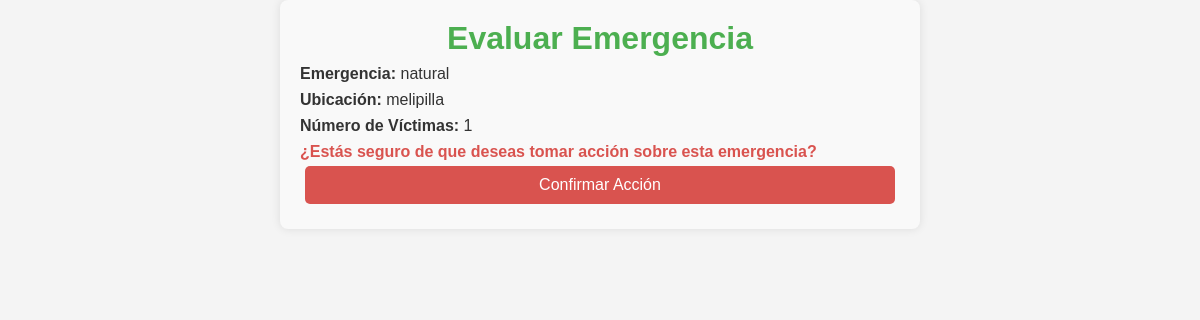
The app's page /evaluar-emergencia/16/ with its own data.
### emergencia/models.py (models this page shows, shortened)
class Emergencia(models.Model):
    num_victimas = models.PositiveIntegerField()  # Cambiado a PositiveIntegerField para evitar números negativos
    tipo = models.CharField(max_length=100)  # Tipo de emergencia
    ubicacion = models.CharField(max_length=200)  # Ubicación de la emergencia
    fecha = models.DateTimeField(auto_now_add=True)  # Fecha de creación
    descripcion_incidente = models.TextField()  # Descripción del incidente
    nombre_accidentado = models.CharField(max_length=100)  # Nombre del accidentado
    class Meta:
        verbose_name = 'Emergencia'
        verbose_name_plural = 'Emergencias'
        ordering = ['-fecha']  # Ordenar las emergencias por fecha, las más recientes primero

### emergencia/views.py (the view, shortened to what this page needs)
# urls.py: path('evaluar-emergencia/<int:emergencia_id>/', views.evaluar_emergencia, name='evaluar_emergencia'),
def evaluar_emergencia(request, emergencia_id):
    emergencia = get_object_or_404(Emergencia, id=emergencia_id)
    return render(request, 'evaluar_emergencia.html', {
        'emergencia': emergencia,
        'messages': messages.get_messages(request)  # Pasar los mensajes
    })

### emergencia/templates/evaluar_emergencia.html (shortened to what this page needs)
{% load static %}
<!DOCTYPE html>
<html lang="es">
<head>
    <link rel="stylesheet" href="{% static 'css/evaluar.css' %}">
</head>
<body>
    <div class="container">
        <h1>Evaluar Emergencia</h1>
        <div class="emergency-details">
            <p><strong>Emergencia:</strong> {{ emergencia.tipo }}</p>
            <p><strong>Ubicación:</strong> {{ emergencia.ubicacion }}</p>
            <p><strong>Número de Víctimas:</strong> {{ emergencia.num_victimas }}</p>
        </div>
        {% if confirmation_message %}
            <div class="confirmation-message">
                <p>{{ confirmation_message }}</p>
                <p><strong>El paciente está en la sala:</strong> {{ sala_aleatoria }}</p>
                <p>Gracias por su preocupación. Serás redirigido a la página principal.</p>
                <script>
                    setTimeout(function() {
                        window.location.href = "{% url 'principal' %}";
                    }, 3000);
                </script>
            </div>
        {% else %}
            <form method="POST" class="evaluation-form">
                <p class="warning-message">¿Estás seguro de que deseas tomar acción sobre esta emergencia?</p>
                <button type="submit" class="btn-evaluate" name="action" value="confirm">Confirmar Acción</button>
            </form>
        {% endif %}
    </div>
</body>
</html>

### emergencia/templates/evaluar_emergencia.html (style rules this page uses)
.container { max-width: 600px; margin: 0 auto; padding: 20px; background-color: #f9f9f9; border-radius: 8px; box-shadow: 0 0 10px rgba(0, 0, 0, 0.1); }
.btn-evaluate { padding: 10px 20px; font-size: 16px; background-color: #d9534f; color: white; border: none; border-radius: 5px; cursor: pointer; margin: 5px; }
.warning-message { color: #d9534f; font-weight: bold; }
.emergency-details p { margin: 8px 0; font-size: 16px; color: #333; }

### records on screen
Emergencia: tipo "natural", ubicacion "melipilla", num_victimas "1"
